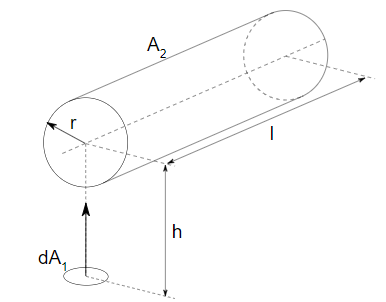
#> input picture py-configoflib/lib/C010.png, 386 x 302 px; its folder holds only this picture in this run
$ python lib.py
#> lines starting #> are read from the running program, lines starting #| are printed output that depends on the picture
from PIL import Image
import os

# Set the directory where the images are located
directory = 'lib'

# Create a list of the image filenames
files = [os.path.join(directory, f) for f in os.listdir(directory) if f.endswith('.png')]

# Create a new blank image that can hold the grid of images
result = Image.new("RGB", (800, 600), (255, 255, 255))
#> result: PIL image 800x600 RGB; every value is 255

# Calculate the size of each individual image in the grid
image_width = result.width // 4
#> image_width = 200
image_height = result.height // 3
#> image_height = 200

# Loop through the list of image filenames and add each image to the grid
for index, file in enumerate(files):
    # Load the image using Pillow
    img = Image.open(file)
#> img is the input picture: PIL image 386x302 RGBA; mean R, G, B, A 252.3, 252.3, 252.3, 255

    # Resize the image to fit in the grid
    img = img.resize((image_width, image_height))
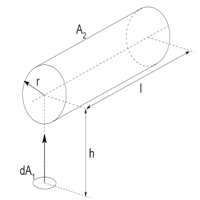
#> img: PIL image 200x200 RGBA; mean R, G, B, A 252.2, 252.2, 252.2, 255

    # Calculate the x and y position of the current image in the grid
    x = (index % 4) * image_width
#> x = 0
    y = (index // 4) * image_height
#> y = 0

    # Paste the current image onto the blank image in the correct position
    result.paste(img, (x, y))
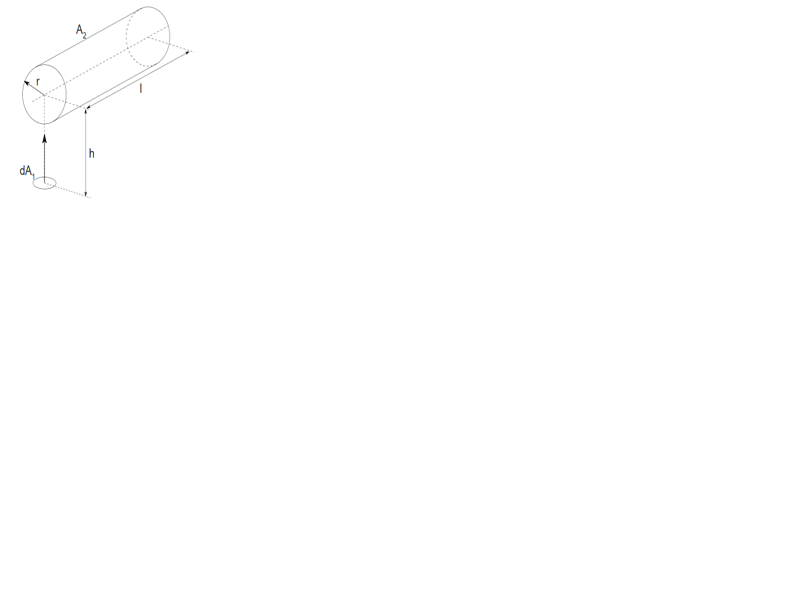
#> result: PIL image 800x600 RGB; mean R, G, B 254.8, 254.8, 254.8

# Display the final grid of images
result.show()

$ run again, on py-configoflib/lib/C03.png
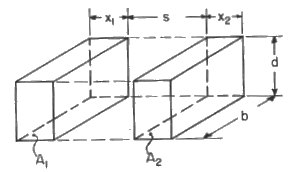
#> input picture py-configoflib/lib/C03.png, 306 x 172 px
#> img is the input picture: PIL image 306x172 L; min 43, max 255, mean 242.3
#> `img = img.resize((image_width, image_height))`:
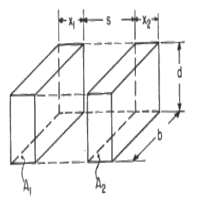
#> img: PIL image 200x200 L; min 42, max 255, mean 241.9
#> `result.paste(img, (x, y))`:
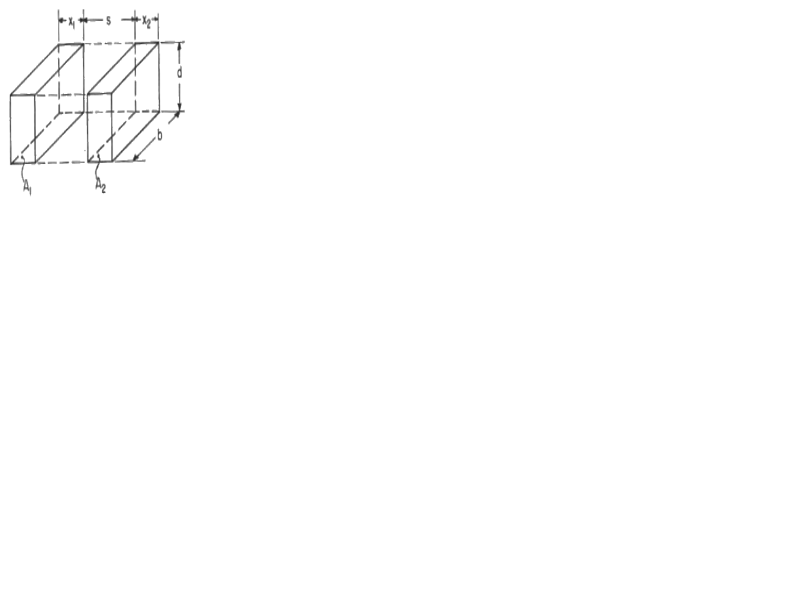
#> result: PIL image 800x600 RGB; min 42, max 255, mean 253.9

$ run again, on py-configoflib/lib/C04.png
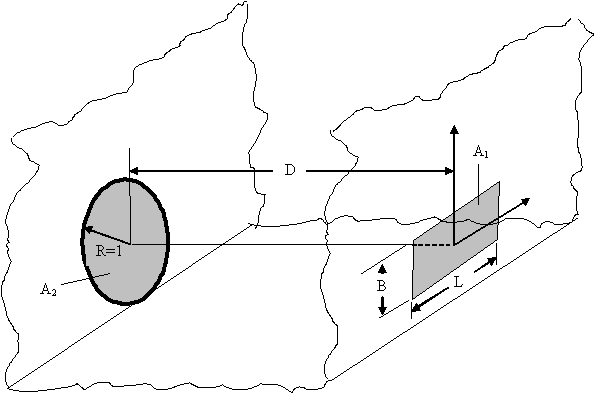
#> input picture py-configoflib/lib/C04.png, 597 x 396 px
#> img is the input picture: PIL image 597x396 L; min 0, max 255, mean 244.5
#> `img = img.resize((image_width, image_height))`:
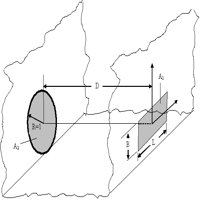
#> img: PIL image 200x200 L; min 0, max 255, mean 244.1
#> `result.paste(img, (x, y))`:
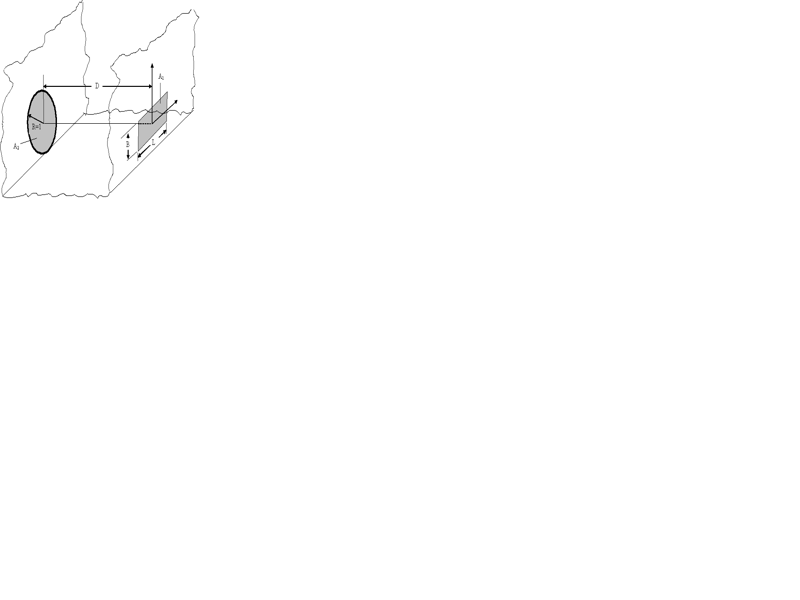
#> result: PIL image 800x600 RGB; min 0, max 255, mean 254.1

$ run again, on py-configoflib/lib/C05.png
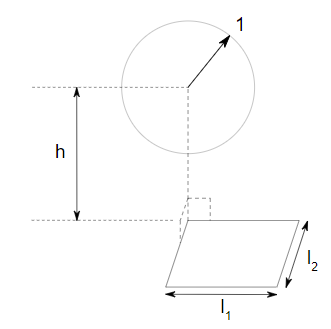
#> input picture py-configoflib/lib/C05.png, 331 x 329 px
#> img is the input picture: PIL image 331x329 RGBA; mean R, G, B, A 252.8, 252.8, 252.7, 255
#> `img = img.resize((image_width, image_height))`:
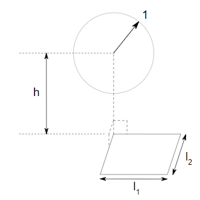
#> img: PIL image 200x200 RGBA; mean R, G, B, A 252.6, 252.6, 252.6, 255
#> `result.paste(img, (x, y))`:
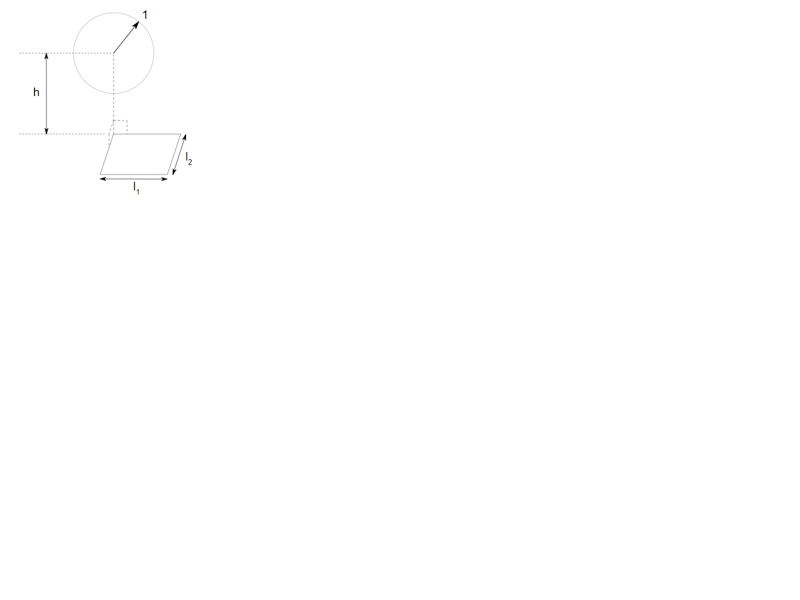
#> result: PIL image 800x600 RGB; mean R, G, B 254.8, 254.8, 254.8

$ run again, on py-configoflib/lib/C011.png
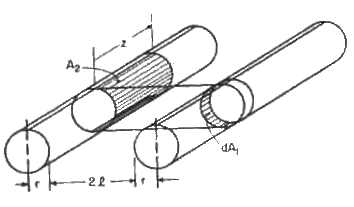
#> input picture py-configoflib/lib/C011.png, 354 x 207 px
#> img is the input picture: PIL image 354x207 L; min 7, max 255, mean 239.2
#> `img = img.resize((image_width, image_height))`:
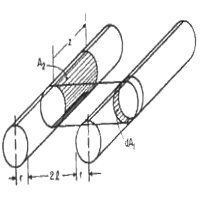
#> img: PIL image 200x200 L; min 11, max 255, mean 239
#> `result.paste(img, (x, y))`:
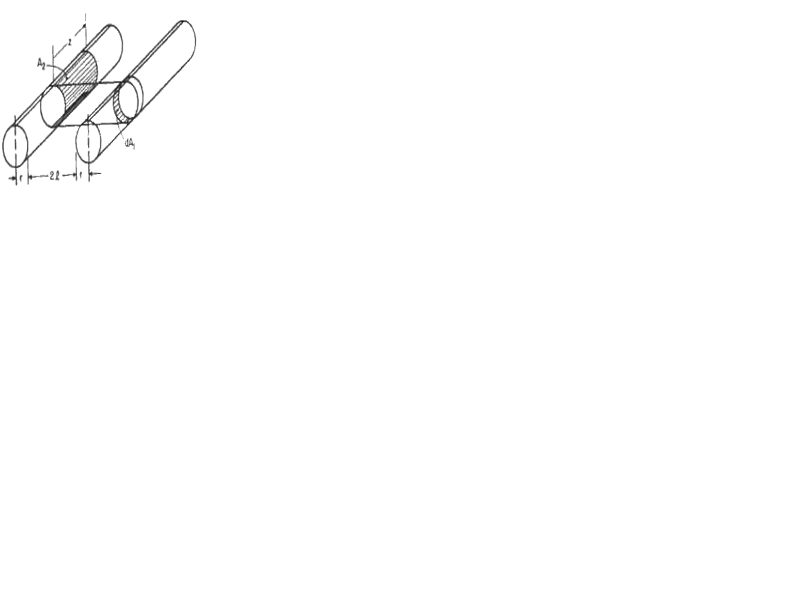
#> result: PIL image 800x600 RGB; min 11, max 255, mean 253.7
